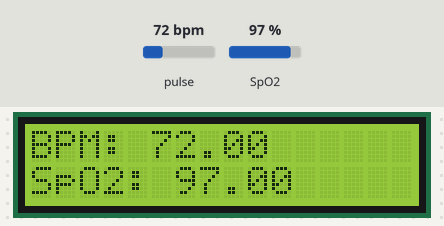
A sketch run on a simulated Arduino Uno, built with avr-gcc and run on an emulated ATmega328P. Parts: 16×2 character LCD. The test bench sets the inputs (shaded band); at power-on: pulse 72 bpm, SpO2 97 %. What the sketch prints to the serial monitor is not drawn.

Above: at 3.6 s.
3.7 s: pulse set to 42 bpm
At 5.2 s:
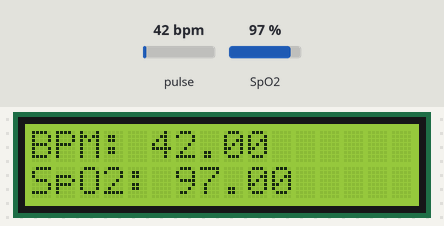
5.5 s: SpO2 set to 80 %
At 6.8 s:
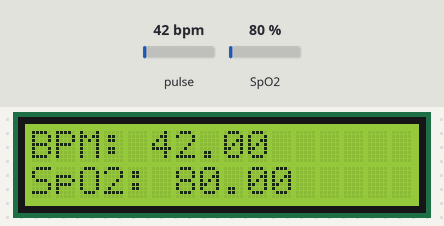
7.5 s: pulse set to 70 bpm
At 8.4 s:
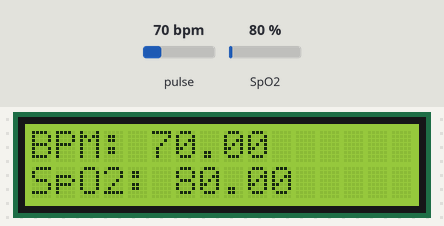
9.5 s: SpO2 set to 85 %
At 11.2 s:
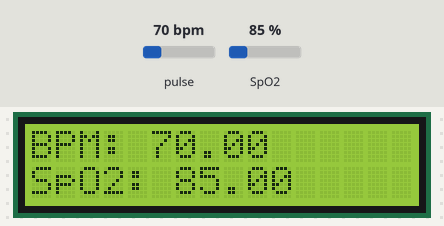
Timing chart, 0 to 12.5 s (numbered marks = the images above; inputs shaded):
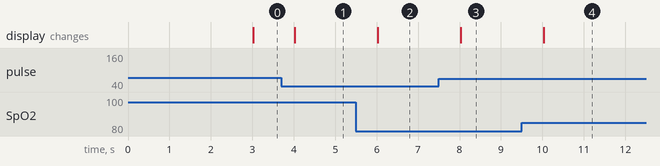

Measured:
- after the input at 3.7 s, the display: changes after 0.33 s (image 1)
- after the input at 5.5 s, the display: changes after 0.53 s (image 2)
- after the input at 7.5 s, the display: changes after 0.53 s (image 3)
- after the input at 9.5 s, the display: changes after 0.53 s (image 4)

The sketch:

heartbeatfinalgreator40.ino
```cpp
#include <Wire.h>
#include "MAX30100_PulseOximeter.h"
#include <LiquidCrystal_I2C.h>

#define REPORTING_PERIOD_MS 1000

// Initialize the MAX30100 sensor
PulseOximeter pox;

// Initialize the 16x2 I2C LCD display
LiquidCrystal_I2C lcd(0x27, 16, 2);

uint32_t tsLastReport = 0;

void onBeatDetected()
{
    Serial.println("Beat detected");
}

void setup()
{
    Serial.begin(115200);

    // Initialize the LCD display
    lcd.init();
    lcd.backlight();


    // Initialize the MAX30100 sensor
    if (!pox.begin())
    {
        Serial.println("Failed to initialize the sensor");
        while (1);
    }

    pox.setOnBeatDetectedCallback(onBeatDetected);
}

void loop()
{
    pox.update();

    if (millis() - tsLastReport > REPORTING_PERIOD_MS)
    {
        tsLastReport = millis();

        float bpm = pox.getHeartRate();
        float spo2 = pox.getSpO2();


        if (bpm > 40)
        {
            lcd.setCursor(0, 0);
            lcd.print("BPM: ");
            lcd.setCursor(5, 0);
            lcd.print(bpm);
            lcd.setCursor(0, 1);
            lcd.print("SpO2: ");
            lcd.setCursor(6, 1);
            lcd.print(spo2);
        }
        else
        {
        lcd.setCursor(0, 0);
        lcd.print("                "); // to Clear the 1st row previous BPM value
        lcd.setCursor(0, 1);
        lcd.print("                "); // to Clear the 2nd row previous SpO2 value
    }
    }
}
```
